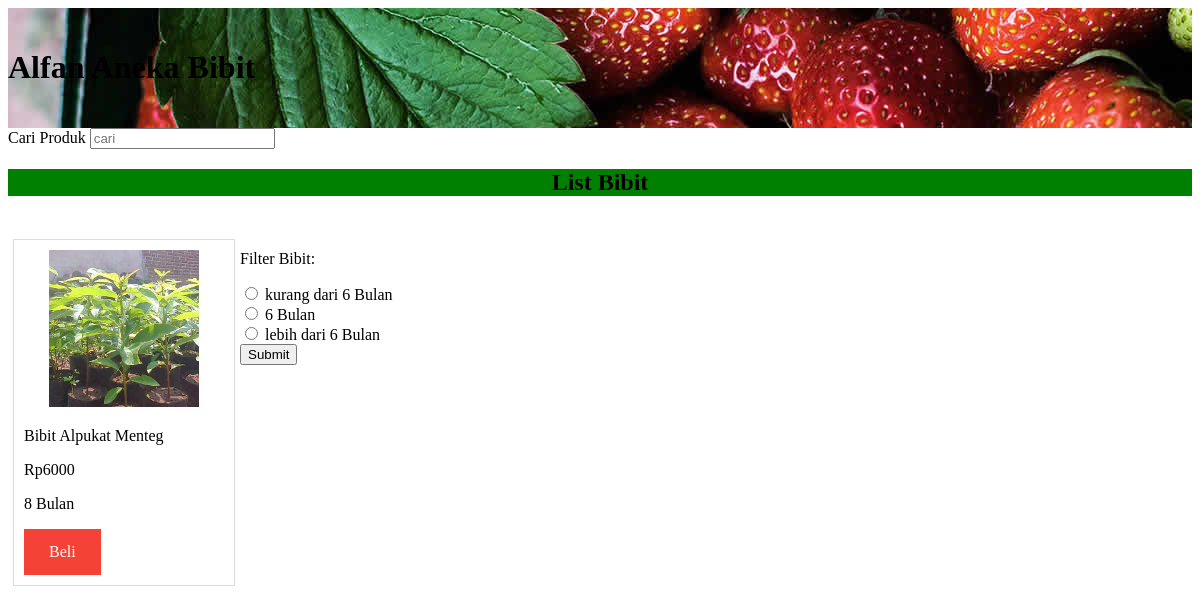
/index.php?cari=Bibit Alpukat Menteg, run on the app's committed database.
### tables this page shows
CREATE TABLE `tb_bibit` (
  `id_bibit` int(11) NOT NULL,
  `nama_bibit` varchar(20) NOT NULL,
  `harga_bibit` varchar(20) NOT NULL,
  `umur_bibit` tinyint(2) NOT NULL,
  `gbr_produk` varchar(50) NOT NULL
);

### index.php (the view, shortened to what this page needs)
<!DOCTYPE html>
<html lang="en">
<head>
    <link rel="stylesheet" type="text/css" href="style.css">
</head>
<body>
    <div class="header">
    <h1>Alfan Aneka Bibit</h1>
</div>
    <form method="get" action="">
    <label for="cari">Cari Produk</label>
    <input type="text" name="cari" placeholder="cari">
</form>
<div class="judul">
<center><h2> List Bibit </h2></center>
</div>
<br>
<?php
include "koneksi.php";
$query_mysqli = mysqli_query($koneksi,"select * from tb_bibit");
if (isset($_GET['cari'])) {
   $query_mysqli = mysqli_query($koneksi, "SELECT * FROM tb_bibit WHERE nama_bibit LIKE'%".$_GET['cari']."%'");
}
while ($data = mysqli_fetch_array($query_mysqli)){
    ?>
<div class="col-md-3">
<div class="list-produk">
<div class="card">
    <center>
    <img src="img/<?php echo $data['gbr_produk']; ?>" width="150px"></center>
    <div class="card-body">
    <p><?php echo $data['nama_bibit']; ?></p>
    <p>Rp<?php echo $data['harga_bibit']; ?></p>
    <p><?php echo $data['umur_bibit']; ?> Bulan</p>
    <a href="default.asp" target="_blank">Beli</a>
</div>
</div>
</div>
</div>
<?php } ?>
<form method="get" action="">
  <p>Filter Bibit:</p>
  <input type="radio"  name="umur" value="-1">
  <label > kurang dari 6 Bulan</label><br>
  <input type="radio"  name="umur" value="0">
  <label >6 Bulan</label><br>
  <input type="radio"  name="umur" value="1">
  <label >lebih dari 6 Bulan</label><br>
  <input type="submit" name="button" value="Submit"/>
</form>
</body>
</html>

### style.css (style rules this page uses)
.header { background-image: url("all-bg-title.jpg"); padding-top: 20px; padding-bottom: 20px; font-weight: bold; }
.judul { background-color: green; margin-top: 15px; }
.list-produk { border: 1px solid gainsboro; padding: 10px; float: left; width: 200px; margin: 5px; }
a:link, a:visited { background-color: #f44336; color: white; padding: 14px 25px; text-align: center; text-decoration: none; display: inline-block; }

### data on the page
tb_bibit: gbr_produk (picture), nama_bibit "Bibit Alpukat Menteg", harga_bibit "6000", umur_bibit "8"
